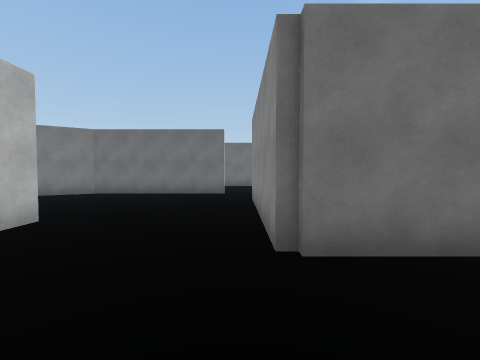
view 1 (above)

16 first-person views from a walk through a 3-D level made in the Unity game engine. The camera is 1.5 m above the floor, tilts 2° down and sees 90° across. The floor is counted in squares, 1.8 m on a side. Each view is taken from the middle of a square. On the plan, view 1 faces up. The plan holds only what a view shows up to about 10 squares ahead; the rest is blank. The player character is not drawn.

view 2
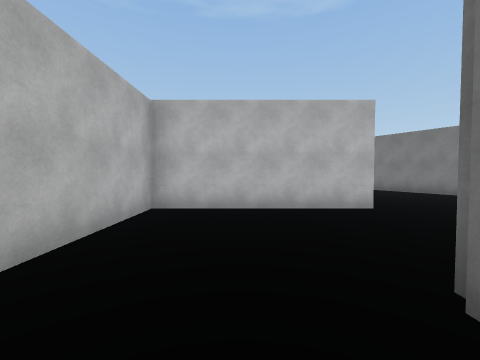

view 3
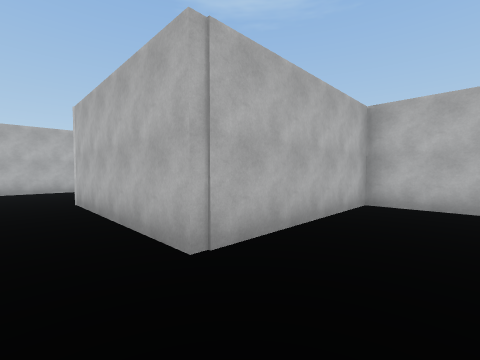

view 4
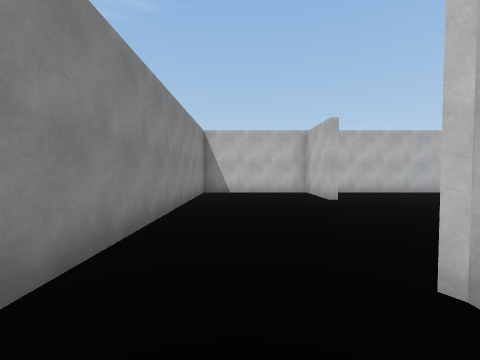

view 5
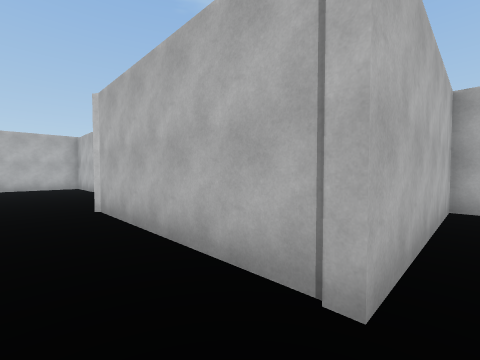

view 6
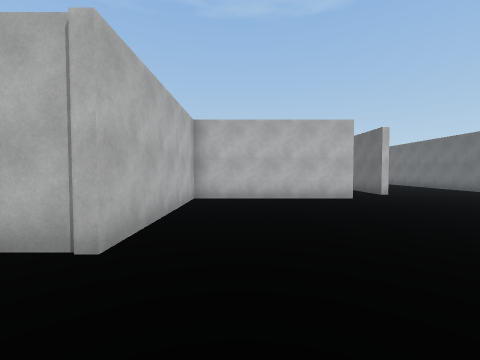

view 7
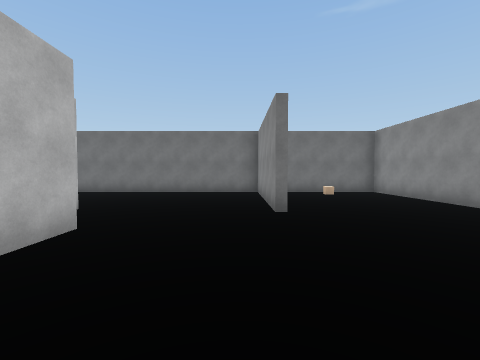

view 8
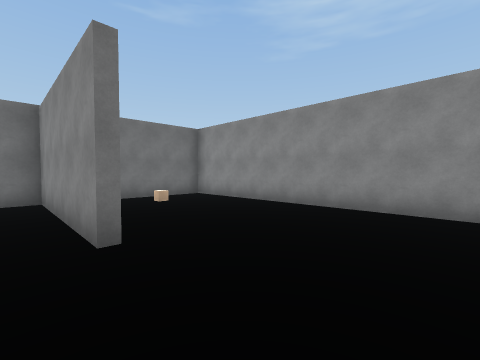

view 9
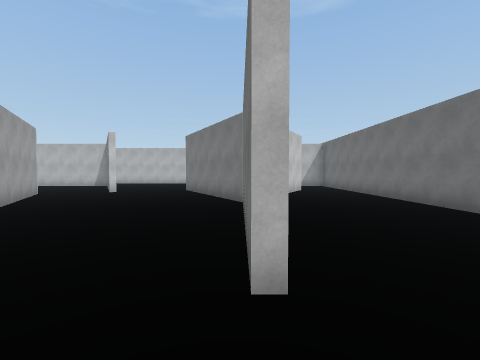

view 10
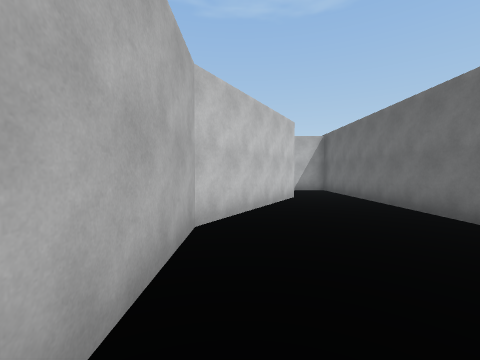

view 11
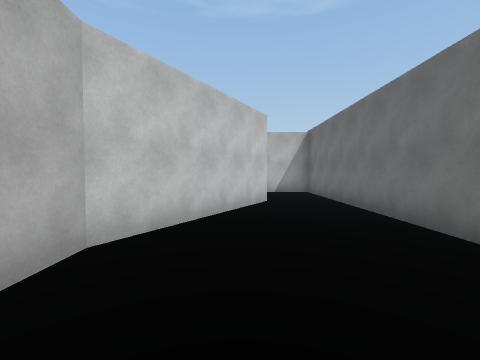

view 12
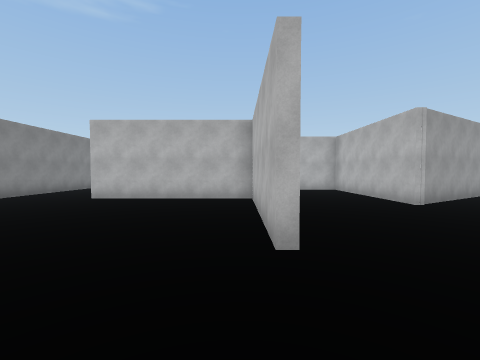

view 13
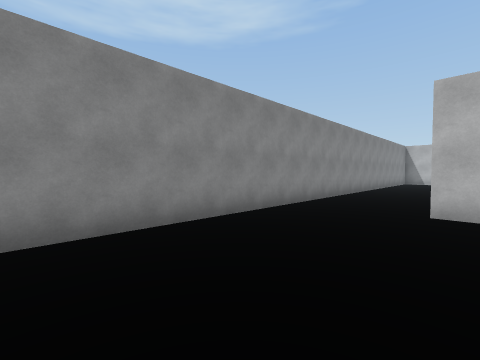

view 14
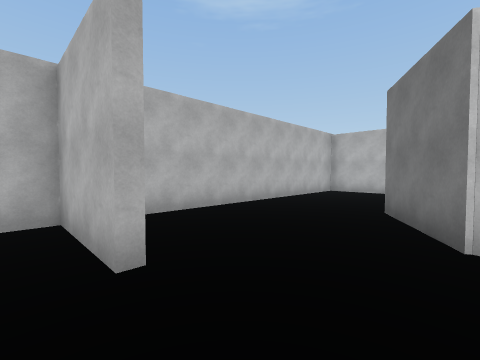

view 15
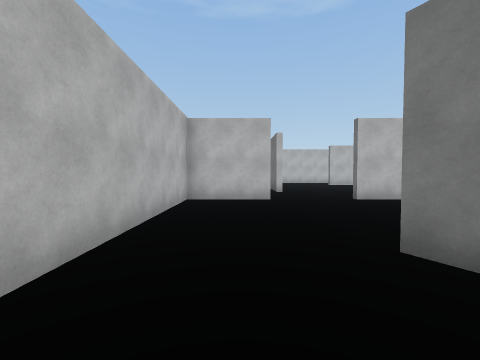

view 16
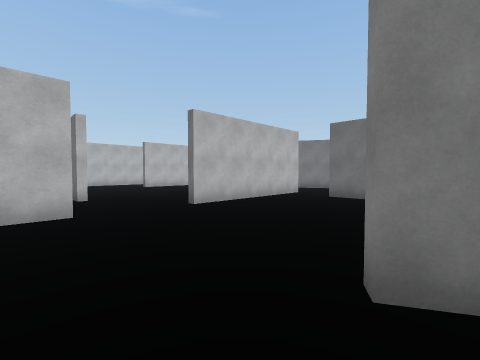

### Floor plan
Points are (right, up) in squares from view 1. A wall is a line through its corners. A room is listed if a view was taken in it or the views show most of it. See-through windows are left out.
Room 1 (view 1)
walls: (-7.8, 1.5) (-3.4, 4.1) (-3.4, -1) (1.7, -1); (-0.5, 9.1) (-5.5, 9.1) (-9, 7); (1.4, 2.3) (0.4, 2.3) (0.4, 7.4)
ways out: opening at (0, 8) to room 2; opening at (0.5, 0.5) to room 2; opening at (-9, 2); opening at (-9, 5.5)
Room 2 (views 2, 3, 4, 5, 6, 7, 8, 9, 10, 11, 12, 13, 14, 15, 16)
walls: (2.4, 2.3) (1.4, 2.3); (1.7, -1) (1.7, -6.1) (-0.5, -7.4); (-2.4, -1.2) (-3.6, -1.2); (0.6, 7.5) (0.6, 2.6) (5.6, 2.6) (5.6, -2.5); (-5.2, -0.5) (-5.2, -5.5); (3.7, 8.9) (3.7, 13.8) (-12.7, 13.8) (-12.7, 12); (4.3, -8) (4.3, -10.6) (8.4, -10.6) (8.4, 13.8) (4.9, 13.8); (-5.2, -8) (-5.2, -10.6) (3.1, -10.6); (-9.8, 11.8) (-5.6, 9.3) (-2.6, 9.3)
ways out: opening at (0, 8) to room 1; opening at (0.5, 0.5) to room 1; opening at (-6.2, -7)
objects: cube (6, 11)

Where each view was taken, in squares from view 1:
view 1: 0 up, 0 right, facing up
view 2: 1 up, 2 right, facing left
view 3: 1 up, 3 right, facing down-left
view 4: 1 down, 7 right, facing down
view 5: 3 up, 7 right, facing down-left
view 6: 4 up, 8 right, facing left
view 7: 4 up, 3 right, facing up
view 8: 6 up, 3 right, facing up-right
view 9: 9 up, 1 right, facing left
view 10: 10 up, 2 left, facing left
view 11: 11 up, 3 left, facing left
view 12: 10 up, 1 right, facing down
view 13: 8 up, 5 right, facing down-right
view 14: 6 down, 5 right, facing down-left
view 15: 9 down, 2 right, facing left
view 16: 9 down, 0 right, facing up-left
